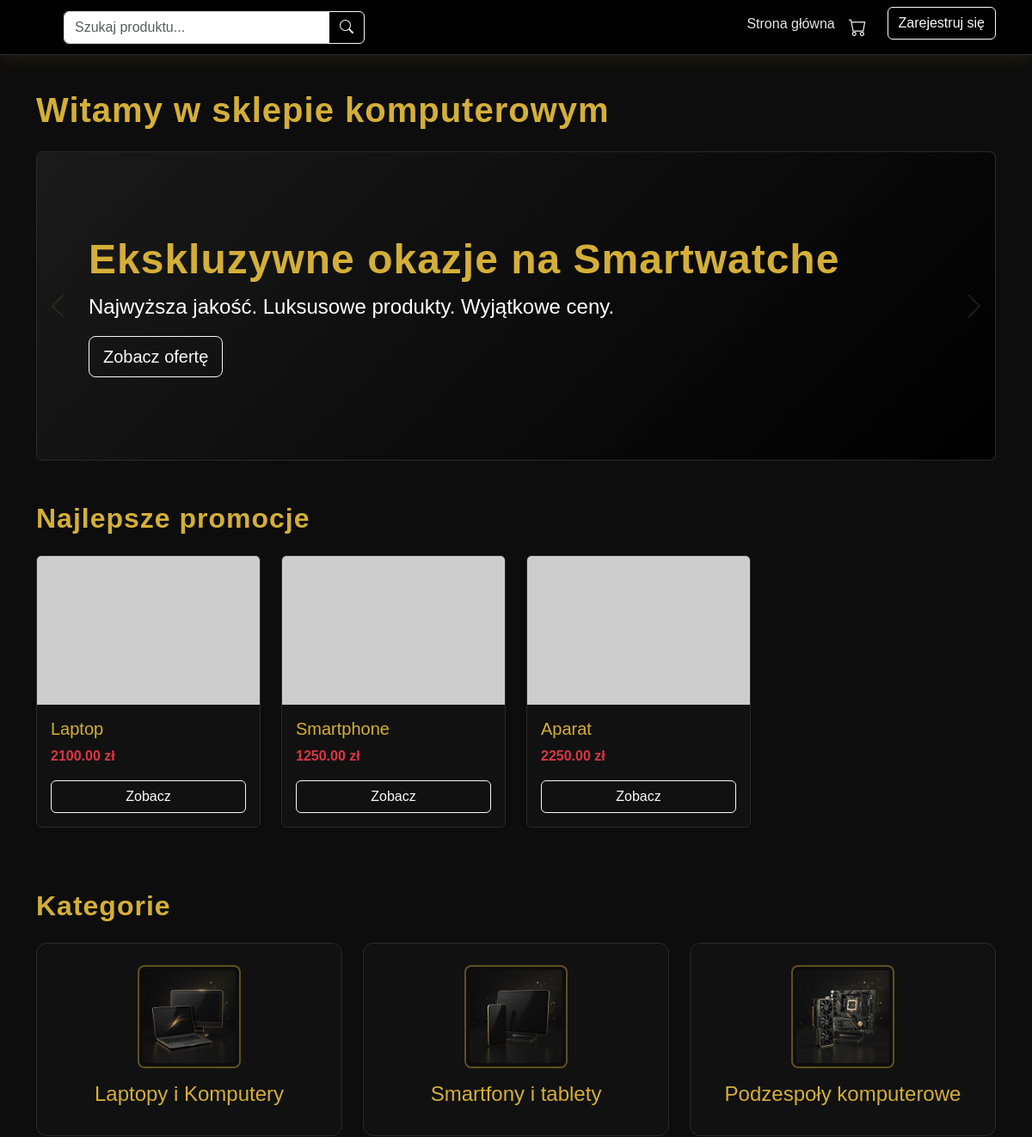
The app's page / (upper part), older data.
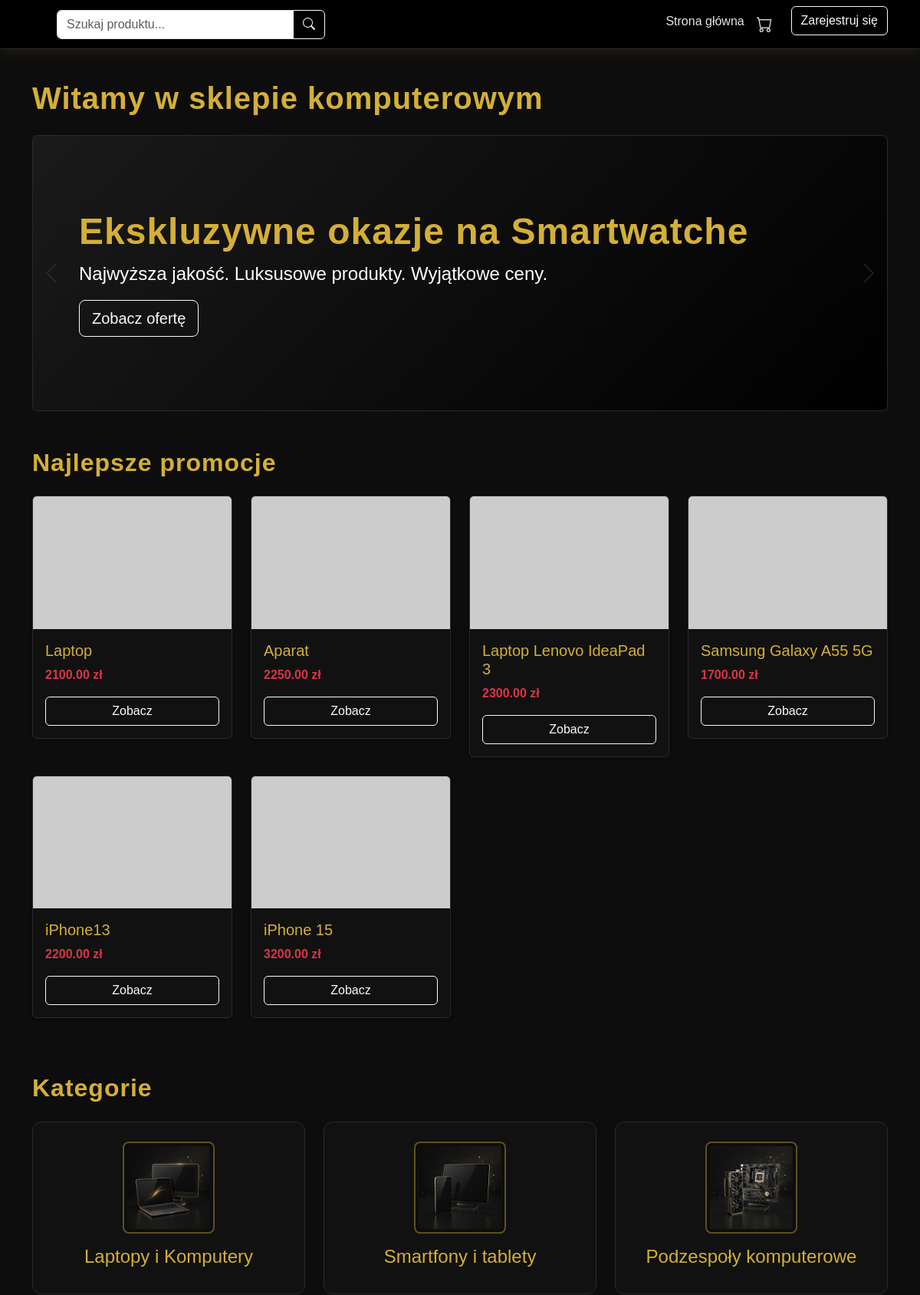
The same page, newer data.
### sklep/models.py (models this page shows, shortened)
class Towar(models.Model):
    nazwa = models.CharField(max_length=255)
    producent = models.CharField(max_length=100, blank=True, null=True)
    opis = models.TextField(blank=True, null=True)
    cena_jednostkowa = models.DecimalField(max_digits=10, decimal_places=2)
    cena_promocyjna = models.DecimalField(max_digits=10, decimal_places=2, null=True, blank=True)
    kategoria = models.ForeignKey(Kategoria, on_delete=models.SET_NULL, null=True, blank=True)
    podkategoria = models.ForeignKey(Podkategoria, on_delete=models.SET_NULL, null=True, blank=True)
    class Meta:
        db_table = "towary"
        verbose_name = "Towar"
        verbose_name_plural = "Towary"

class Kategoria(models.Model):
    nazwa_kategorii = models.CharField(max_length=50)
    image = models.ImageField(upload_to="kategorie/", null=True, blank=True)
    class Meta:
        db_table = "kategorie"
        verbose_name = "Kategoria"
        verbose_name_plural = "Kategorie"

### sklep/views.py (the view)
# urls.py: path("", views.sklep_home, name="sklep_home"),
def sklep_home(request):
    promocje = Towar.objects.filter(cena_promocyjna__isnull=False)
    kategorie = Kategoria.objects.all()
    return render(request, "home.html", {
        "promocje": promocje,
        "kategorie": kategorie,
    })

### sklep/templates/home.html (shortened to what this page needs)
{% extends "base.html" %}
{% block content %}
<h1 class="mb-4">Witamy w sklepie komputerowym</h1>
<div id="heroCarousel" class="carousel slide mb-5" data-bs-ride="carousel">
    <div class="carousel-inner">
        <div class="carousel-item active">
            <div class="p-5 text-white rounded-3 hero-box">
                <div class="container py-5">
                    <h1 class="display-5 fw-bold" style="color:#d4af37;">Ekskluzywne okazje na Smartwatche</h1>
                    <p class="col-md-8 fs-4">Najwyższa jakość. Luksusowe produkty. Wyjątkowe ceny.</p>
                    <a class="btn btn-outline-light btn-lg" href="#">Zobacz ofertę</a>
                </div>
            </div>
        </div>
    </div>
    <button class="carousel-control-prev" type="button" data-bs-target="#heroCarousel" data-bs-slide="prev">
        <span class="carousel-control-prev-icon"></span>
    </button>
    <button class="carousel-control-next" type="button" data-bs-target="#heroCarousel" data-bs-slide="next">
        <span class="carousel-control-next-icon"></span>
    </button>
</div>
<h2 class="mb-4">Najlepsze promocje</h2>
<div class="row">
    {% for p in promocje %}
    <div class="col-md-3">
        <div class="card mb-4 shadow-sm product-card">
            <img src="https://via.placeholder.com/300x200" class="card-img-top" alt="produkt">
            <div class="card-body">
                <h5 class="card-title" style="color:#d4af37;">{{ p.nazwa }}</h5>
                <p class="card-text text-danger fw-bold">{{ p.cena_promocyjna }} zł</p>
                <a href="#" class="btn btn-outline-light w-100">Zobacz</a>
            </div>
        </div>
    </div>
    {% endfor %}
</div>
<h2 class="mt-5 mb-4">Kategorie</h2>
<div class="row text-center">
    {% for k in kategorie %}
    <div class="col-4 mb-4">
        <a href="{% url 'produkty_kategoria' k.id %}" class="text-decoration-none text-light">
            <div class="category-box">
                {% if k.image %}
                    <img src="{{ k.image.url }}" class="img-fluid mb-3" style="max-height:120px; object-fit:contain;">
                {% endif %}
                <h4 style="color:#d4af37;">{{ k.nazwa_kategorii }}</h4>
            </div>
        </a>
    </div>
    {% endfor %}
</div>
{% endblock %}

Row changes from the older to the newer data that the page shows:
removed Towar: nazwa "Smartphone", cena_promocyjna "1250.00"
now on this page (row edited): Towar: nazwa "Laptop Lenovo IdeaPad 3", cena_promocyjna "2300.00"
added Towar: nazwa "Samsung Galaxy A55 5G", cena_promocyjna "1700.00"
added Towar: nazwa "iPhone13", cena_promocyjna "2200.00"
added Towar: nazwa "iPhone 15", cena_promocyjna "3200.00"
